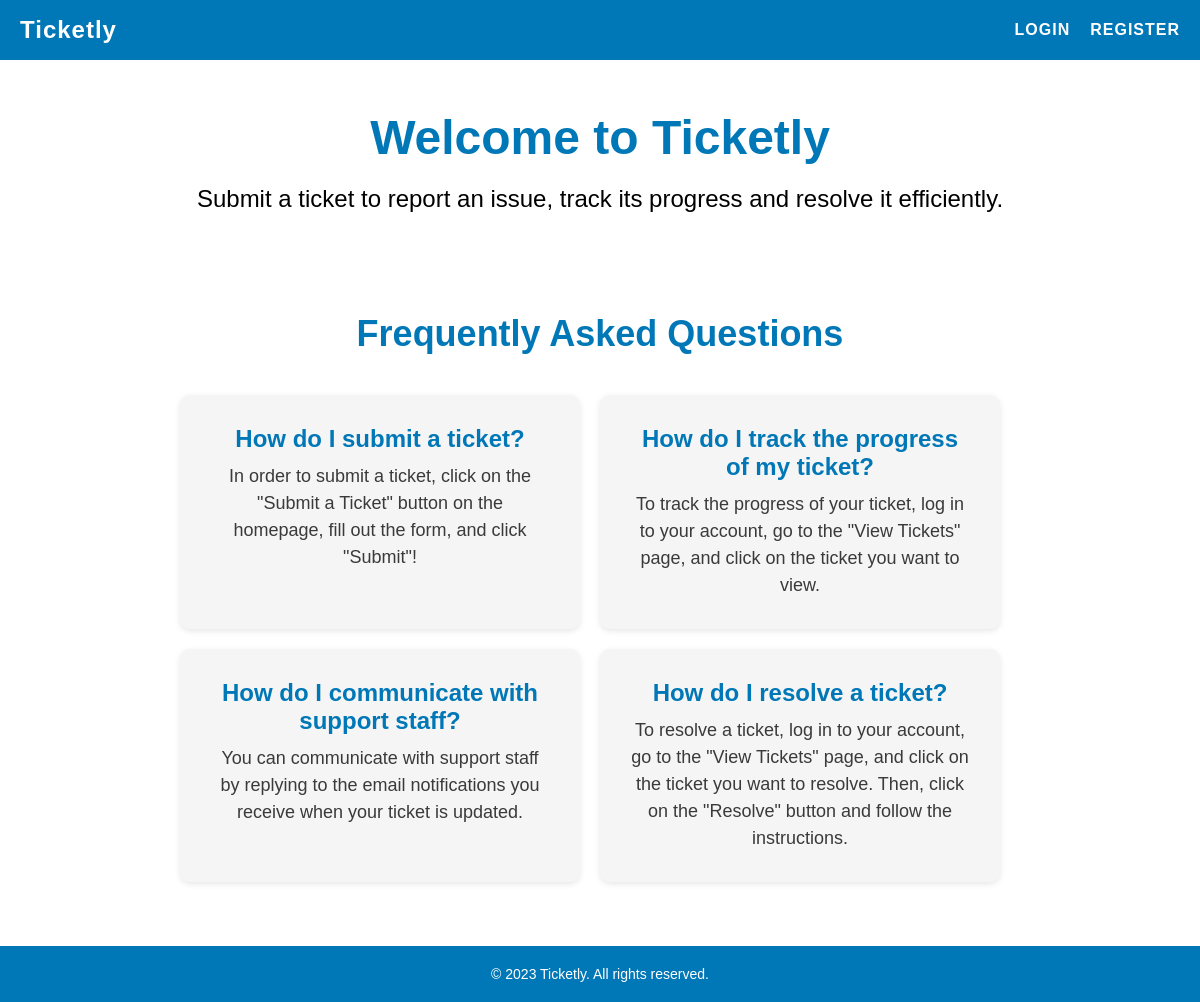
The app's page /pages/index.php, older data.
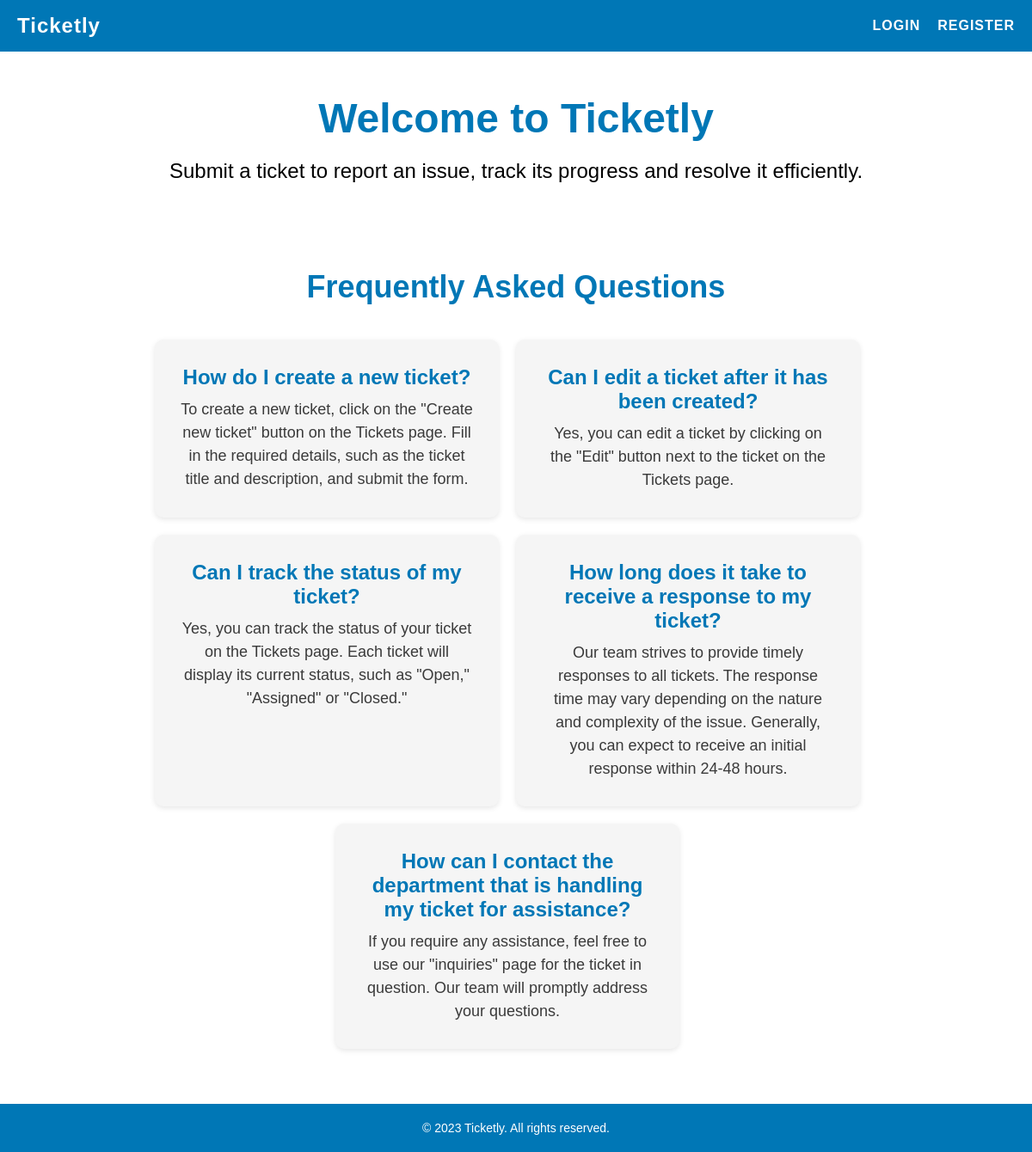
The same page, newer data.
### tables this page shows
CREATE TABLE faqs (
    id INTEGER PRIMARY KEY AUTOINCREMENT,
    question TEXT NOT NULL,
    answer TEXT NOT NULL
);

### pages/index.php (called while the page is built, shortened)
<?php
    $session = new Session();
    require_once(__DIR__ . '/../templates/index.tpl.php');
    drawIndex($session);
?>

### database/faqs.class.php (called while the page is built, shortened)
<?php
    class Faqs {
        public function __construct(?int $id, string $question, string $answer) {
            $this->question = $question;
            $this->answer = $answer;
        }
    }
    function getFaqData(PDO $db) {
        $stmt = $db->query('SELECT * FROM faqs');
        $faqs = [];
        while ($row = $stmt->fetch(PDO::FETCH_ASSOC)) {
            $id = isset($row['id']) ? (int)$row['id'] : null;
            $question = isset($row['question']) ? $row['question'] : '';
            $answer = isset($row['answer']) ? $row['answer'] : '';
            $faq = new Faqs($id, $question, $answer);
            $faqs[] = $faq;
        }
        return $faqs;
    }
?>

### templates/index.tpl.php (the view, shortened to what this page needs)
<?php function drawIndex(Session $session){
    require_once '../database/connection.db.php';
    require_once '../database/faqs.class.php';
    $db = getDatabaseConnection();
    $faqs = getFaqData($db);
    ?>
    <!DOCTYPE html>
    <html lang="en">
    <head>
        <link rel="stylesheet" href="../style/index.css">
        <link rel="stylesheet" href="../style/header.css">
    </head>
    <body>
        <header>
            <h1>Ticketly</h1>
            <nav>
                <ul>
                    <li><a href="login.php">Login</a></li>
                    <li><a href="register.php">Register</a></li>
                </ul>
            </nav>
        </header>
        <main>
            <section id="hero">
                <h2>Welcome to Ticketly</h2>
                <p>Submit a ticket to report an issue, track its progress and resolve it efficiently.</p>
            </section>
            <section id="faq">
                <h3>Frequently Asked Questions</h3>
                <ul>
                    <?php foreach ($faqs as $faq) : ?>
                        <li>
                            <h4><?php echo htmlspecialchars($faq->question); ?></h4>
                            <p><?php echo htmlspecialchars($faq->answer); ?></p>
                        </li>
                    <?php endforeach; ?>
                </ul>
            </section>
        </main>
        <?php include '../templates/footer.tpl.php'; ?>
    </body>
    </html>
<?php } ?>

### templates/footer.tpl.php
<!DOCTYPE html>
<html>
    <link rel="stylesheet" href="../style/footer.css">
    <footer>
        <p>&copy; 2023 Ticketly. All rights reserved.</p>
    </footer>
<html>

### style/index.css (style rules this page uses)
#hero { background-color: #fff; text-align: center; padding: 50px; }
#hero h2 { font-size: 48px; margin-bottom: 20px; color: #0077b6; }
#hero p { font-size: 24px; color: #000000; }
#faq { background-color: #fff; text-align: center; padding: 50px; margin-bottom: 50px; }
#faq h3 { font-size: 36px; margin-bottom: 20px; color: #0077b6; }
#faq ul { list-style-type: none; margin-top: 40px; display: flex; flex-wrap: wrap; justify-content: center; }
#faq li { position: relative; width: 400px; padding: 30px; margin-right: 20px; margin-bottom: 20px; background-color: #f5f5f5; border-radius: 10px; box-shadow: 0px 2px 6px rgba(0, 0, 0, 0.1); }
#faq h4 { font-size: 24px; margin-bottom: 10px; color: #0077b6; }
#faq p { font-size: 18px; line-height: 1.5; color: #3a3a3a; }

### style/header.css (style rules this page uses)
* { box-sizing: border-box; margin: 0; padding: 0; }
body { font-family: Arial, sans-serif; background-color: #f5f5f5; }
header { background-color: #0077b6; color: #fff; display: flex; justify-content: space-between; align-items: center; padding: 20px; height: 60px; box-shadow: 0 4px 6px rgba(0, 0, 0, 0.1); }
header h1 { font-size: 24px; letter-spacing: 1px; }
header nav ul { display: flex; list-style-type: none; }
header nav li:not(:last-child) { margin-right: 20px; }
header nav a { color: #fff; text-decoration: none; font-size: 16px; letter-spacing: 1px; text-transform: uppercase; font-weight: 600; transition: color 0.3s ease; }

### style/footer.css (style rules this page uses)
footer { position: fixed; bottom: 0; left: 0; width: 100%; background-color: #0077b6; color: #fff; text-align: center; padding: 20px; font-size: 14px; margin: 0; }
footer p { margin: 0; }

Row changes from the older to the newer data that the page shows:
removed faqs: question "How do I submit a ticket?", answer "In order to submit a ticket, click on the \"Submit a Ticket\" button on the homepage, fill out the form, and click \"Submit\"!"
removed faqs: question "How do I track the progress of my ticket?", answer "To track the progress of your ticket, log in to your account, go to the \"View Tickets\" page, and click on the ticket you want to view."
removed faqs: question "How do I communicate with support staff?", answer "You can communicate with support staff by replying to the email notifications you receive when your ticket is updated."
removed faqs: question "How do I resolve a ticket?", answer "To resolve a ticket, log in to your account, go to the \"View Tickets\" page, and click on the ticket you want to resolve. Then, click on the \"Resolve\" button and follow the instructions."
added faqs: question "How do I create a new ticket?", answer "To create a new ticket, click on the \"Create new ticket\" button on the Tickets page. Fill in the required details, such as the ticket title and description, and submit the form."
added faqs: question "Can I edit a ticket after it has been created?", answer "Yes, you can edit a ticket by clicking on the \"Edit\" button next to the ticket on the Tickets page."
added faqs: question "Can I track the status of my ticket?", answer "Yes, you can track the status of your ticket on the Tickets page. Each ticket will display its current status, such as \"Open,\" \"Assigned\" or \"Closed.\""
added faqs: question "How long does it take to receive a response to my ticket?", answer "Our team strives to provide timely responses to all tickets. The response time may vary depending on the nature and complexity of the issue. Generally, you can expect to receive an initial response within 24-48 hours."
added faqs: question "How can I contact the department that is handling my ticket for assistance?", answer "If you require any assistance, feel free to use our \"inquiries\" page for the ticket in question. Our team will promptly address your questions."
